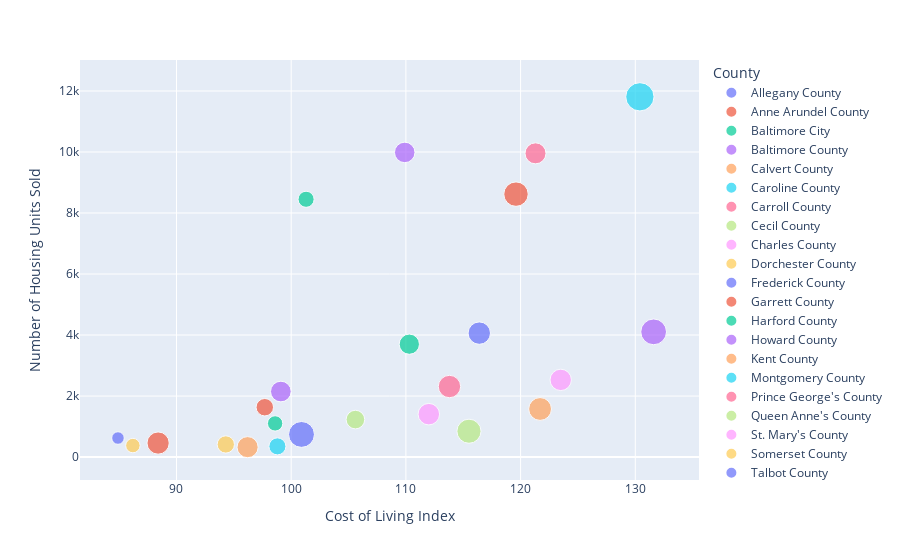

Notebook cell for this chart:
### Code cell
# Create scatter plot comparing number of housing units sold with cost of living index
px.scatter(
    md_housing_sales,
    x="Cost of Living Index",
    y="Number of Housing Units Sold",
    size="Average Sale Price",
    color="County",
)

### Figure 1 — Plotly figure (JSON) as saved in the notebook; plotly's stock layout.template omitted (floating-point values rounded to 4 significant figures)
{"data": [{"hovertemplate": "County=Allegany County<br>Cost of Living Index=%{x}<br>Number of Housing Units Sold=%{y}<br>Average Sale Price=%{marker.size}<extra></extra>", "legendgroup": "Allegany County", "marker": {"color": "#636efa", "size": [105707], "sizemode": "area", "sizeref": 1340.0, "symbol": "circle"}, "mode": "markers", "name": "Allegany County", "orientation": "v", "showlegend": true, "type": "scatter", "x": [84.9], "xaxis": "x", "y": [624], "yaxis": "y"}, {"hovertemplate": "County=Anne Arundel County<br>Cost of Living Index=%{x}<br>Number of Housing Units Sold=%{y}<br>Average Sale Price=%{marker.size}<extra></extra>", "legendgroup": "Anne Arundel County", "marker": {"color": "#EF553B", "size": [400107], "sizemode": "area", "sizeref": 1340.0, "symbol": "circle"}, "mode": "markers", "name": "Anne Arundel County", "orientation": "v", "showlegend": true, "type": "scatter", "x": [119.6], "xaxis": "x", "y": [8619], "yaxis": "y"}, {"hovertemplate": "County=Baltimore City<br>Cost of Living Index=%{x}<br>Number of Housing Units Sold=%{y}<br>Average Sale Price=%{marker.size}<extra></extra>", "legendgroup": "Baltimore City", "marker": {"color": "#00cc96", "size": [173413], "sizemode": "area", "sizeref": 1340.0, "symbol": "circle"}, "mode": "markers", "name": "Baltimore City", "orientation": "v", "showlegend": true, "type": "scatter", "x": [101.3], "xaxis": "x", "y": [8450], "yaxis": "y"}, {"hovertemplate": "County=Baltimore County<br>Cost of Living Index=%{x}<br>Number of Housing Units Sold=%{y}<br>Average Sale Price=%{marker.size}<extra></extra>", "legendgroup": "Baltimore County", "marker": {"color": "#ab63fa", "size": [281797], "sizemode": "area", "sizeref": 1340.0, "symbol": "circle"}, "mode": "markers", "name": "Baltimore County", "orientation": "v", "showlegend": true, "type": "scatter", "x": [109.9], "xaxis": "x", "y": [9986], "yaxis": "y"}, {"hovertemplate": "County=Calvert County<br>Cost of Living Index=%{x}<br>Number of Housing Units Sold=%{y}<br>Average Sale Price=%{marker.size}<extra></extra>", "legendgroup": "Calvert County", "marker": {"color": "#FFA15A", "size": [348891], "sizemode": "area", "sizeref": 1340.0, "symbol": "circle"}, "mode": "markers", "name": "Calvert County", "orientation": "v", "showlegend": true, "type": "scatter", "x": [121.7], "xaxis": "x", "y": [1576], "yaxis": "y"}, {"hovertemplate": "County=Caroline County<br>Cost of Living Index=%{x}<br>Number of Housing Units Sold=%{y}<br>Average Sale Price=%{marker.size}<extra></extra>", "legendgroup": "Caroline County", "marker": {"color": "#19d3f3", "size": [194819], "sizemode": "area", "sizeref": 1340.0, "symbol": "circle"}, "mode": "markers", "name": "Caroline County", "orientation": "v", "showlegend": true, "type": "scatter", "x": [98.8], "xaxis": "x", "y": [351], "yaxis": "y"}, {"hovertemplate": "County=Carroll County<br>Cost of Living Index=%{x}<br>Number of Housing Units Sold=%{y}<br>Average Sale Price=%{marker.size}<extra></extra>", "legendgroup": "Carroll County", "marker": {"color": "#FF6692", "size": [335577], "sizemode": "area", "sizeref": 1340.0, "symbol": "circle"}, "mode": "markers", "name": "Carroll County", "orientation": "v", "showlegend": true, "type": "scatter", "x": [113.8], "xaxis": "x", "y": [2312], "yaxis": "y"}, {"hovertemplate": "County=Cecil County<br>Cost of Living Index=%{x}<br>Number of Housing Units Sold=%{y}<br>Average Sale Price=%{marker.size}<extra></extra>", "legendgroup": "Cecil County", "marker": {"color": "#B6E880", "size": [232193], "sizemode": "area", "sizeref": 1340.0, "symbol": "circle"}, "mode": "markers", "name": "Cecil County", "orientation": "v", "showlegend": true, "type": "scatter", "x": [105.6], "xaxis": "x", "y": [1229], "yaxis": "y"}, {"hovertemplate": "County=Charles County<br>Cost of Living Index=%{x}<br>Number of Housing Units Sold=%{y}<br>Average Sale Price=%{marker.size}<extra></extra>", "legendgroup": "Charles County", "marker": {"color": "#FF97FF", "size": [306088], "sizemode": "area", "sizeref": 1340.0, "symbol": "circle"}, "mode": "markers", "name": "Charles County", "orientation": "v", "showlegend": true, "type": "scatter", "x": [123.5], "xaxis": "x", "y": [2530], "yaxis": "y"}, {"hovertemplate": "County=Dorchester County<br>Cost of Living Index=%{x}<br>Number of Housing Units Sold=%{y}<br>Average Sale Price=%{marker.size}<extra></extra>", "legendgroup": "Dorchester County", "marker": {"color": "#FECB52", "size": [200535], "sizemode": "area", "sizeref": 1340.0, "symbol": "circle"}, "mode": "markers", "name": "Dorchester County", "orientation": "v", "showlegend": true, "type": "scatter", "x": [94.3], "xaxis": "x", "y": [413], "yaxis": "y"}, {"hovertemplate": "County=Frederick County<br>Cost of Living Index=%{x}<br>Number of Housing Units Sold=%{y}<br>Average Sale Price=%{marker.size}<extra></extra>", "legendgroup": "Frederick County", "marker": {"color": "#636efa", "size": [335852], "sizemode": "area", "sizeref": 1340.0, "symbol": "circle"}, "mode": "markers", "name": "Frederick County", "orientation": "v", "showlegend": true, "type": "scatter", "x": [116.4], "xaxis": "x", "y": [4063], "yaxis": "y"}, {"hovertemplate": "County=Garrett County<br>Cost of Living Index=%{x}<br>Number of Housing Units Sold=%{y}<br>Average Sale Price=%{marker.size}<extra></extra>", "legendgroup": "Garrett County", "marker": {"color": "#EF553B", "size": [330468], "sizemode": "area", "sizeref": 1340.0, "symbol": "circle"}, "mode": "markers", "name": "Garrett County", "orientation": "v", "showlegend": true, "type": "scatter", "x": [88.4], "xaxis": "x", "y": [459], "yaxis": "y"}, {"hovertemplate": "County=Harford County<br>Cost of Living Index=%{x}<br>Number of Housing Units Sold=%{y}<br>Average Sale Price=%{marker.size}<extra></extra>", "legendgroup": "Harford County", "marker": {"color": "#00cc96", "size": [275186], "sizemode": "area", "sizeref": 1340.0, "symbol": "circle"}, "mode": "markers", "name": "Harford County", "orientation": "v", "showlegend": true, "type": "scatter", "x": [110.3], "xaxis": "x", "y": [3700], "yaxis": "y"}, {"hovertemplate": "County=Howard County<br>Cost of Living Index=%{x}<br>Number of Housing Units Sold=%{y}<br>Average Sale Price=%{marker.size}<extra></extra>", "legendgroup": "Howard County", "marker": {"color": "#ab63fa", "size": [444776], "sizemode": "area", "sizeref": 1340.0, "symbol": "circle"}, "mode": "markers", "name": "Howard County", "orientation": "v", "showlegend": true, "type": "scatter", "x": [131.6], "xaxis": "x", "y": [4104], "yaxis": "y"}, {"hovertemplate": "County=Kent County<br>Cost of Living Index=%{x}<br>Number of Housing Units Sold=%{y}<br>Average Sale Price=%{marker.size}<extra></extra>", "legendgroup": "Kent County", "marker": {"color": "#FFA15A", "size": [299504], "sizemode": "area", "sizeref": 1340.0, "symbol": "circle"}, "mode": "markers", "name": "Kent County", "orientation": "v", "showlegend": true, "type": "scatter", "x": [96.2], "xaxis": "x", "y": [324], "yaxis": "y"}, {"hovertemplate": "County=Montgomery County<br>Cost of Living Index=%{x}<br>Number of Housing Units Sold=%{y}<br>Average Sale Price=%{marker.size}<extra></extra>", "legendgroup": "Montgomery County", "marker": {"color": "#19d3f3", "size": [535846], "sizemode": "area", "sizeref": 1340.0, "symbol": "circle"}, "mode": "markers", "name": "Montgomery County", "orientation": "v", "showlegend": true, "type": "scatter", "x": [130.4], "xaxis": "x", "y": [11809], "yaxis": "y"}, {"hovertemplate": "County=Prince George's County<br>Cost of Living Index=%{x}<br>Number of Housing Units Sold=%{y}<br>Average Sale Price=%{marker.size}<extra></extra>", "legendgroup": "Prince George's County", "marker": {"color": "#FF6692", "size": [295642], "sizemode": "area", "sizeref": 1340.0, "symbol": "circle"}, "mode": "markers", "name": "Prince George's County", "orientation": "v", "showlegend": true, "type": "scatter", "x": [121.3], "xaxis": "x", "y": [9956], "yaxis": "y"}, {"hovertemplate": "County=Queen Anne's County<br>Cost of Living Index=%{x}<br>Number of Housing Units Sold=%{y}<br>Average Sale Price=%{marker.size}<extra></extra>", "legendgroup": "Queen Anne's County", "marker": {"color": "#B6E880", "size": [389875], "sizemode": "area", "sizeref": 1340.0, "symbol": "circle"}, "mode": "markers", "name": "Queen Anne's County", "orientation": "v", "showlegend": true, "type": "scatter", "x": [115.5], "xaxis": "x", "y": [847], "yaxis": "y"}, {"hovertemplate": "County=St. Mary's County<br>Cost of Living Index=%{x}<br>Number of Housing Units Sold=%{y}<br>Average Sale Price=%{marker.size}<extra></extra>", "legendgroup": "St. Mary's County", "marker": {"color": "#FF97FF", "size": [309528], "sizemode": "area", "sizeref": 1340.0, "symbol": "circle"}, "mode": "markers", "name": "St. Mary's County", "orientation": "v", "showlegend": true, "type": "scatter", "x": [112], "xaxis": "x", "y": [1406], "yaxis": "y"}, {"hovertemplate": "County=Somerset County<br>Cost of Living Index=%{x}<br>Number of Housing Units Sold=%{y}<br>Average Sale Price=%{marker.size}<extra></extra>", "legendgroup": "Somerset County", "marker": {"color": "#FECB52", "size": [139983], "sizemode": "area", "sizeref": 1340.0, "symbol": "circle"}, "mode": "markers", "name": "Somerset County", "orientation": "v", "showlegend": true, "type": "scatter", "x": [86.2], "xaxis": "x", "y": [377], "yaxis": "y"}, {"hovertemplate": "County=Talbot County<br>Cost of Living Index=%{x}<br>Number of Housing Units Sold=%{y}<br>Average Sale Price=%{marker.size}<extra></extra>", "legendgroup": "Talbot County", "marker": {"color": "#636efa", "size": [448593], "sizemode": "area", "sizeref": 1340.0, "symbol": "circle"}, "mode": "markers", "name": "Talbot County", "orientation": "v", "showlegend": true, "type": "scatter", "x": [100.9], "xaxis": "x", "y": [742], "yaxis": "y"}, {"hovertemplate": "County=Washington County<br>Cost of Living Index=%{x}<br>Number of Housing Units Sold=%{y}<br>Average Sale Price=%{marker.size}<extra></extra>", "legendgroup": "Washington County", "marker": {"color": "#EF553B", "size": [204066], "sizemode": "area", "sizeref": 1340.0, "symbol": "circle"}, "mode": "markers", "name": "Washington County", "orientation": "v", "showlegend": true, "type": "scatter", "x": [97.7], "xaxis": "x", "y": [1634], "yaxis": "y"}, {"hovertemplate": "County=Wicomico County<br>Cost of Living Index=%{x}<br>Number of Housing Units Sold=%{y}<br>Average Sale Price=%{marker.size}<extra></extra>", "legendgroup": "Wicomico County", "marker": {"color": "#00cc96", "size": [157531], "sizemode": "area", "sizeref": 1340.0, "symbol": "circle"}, "mode": "markers", "name": "Wicomico County", "orientation": "v", "showlegend": true, "type": "scatter", "x": [98.6], "xaxis": "x", "y": [1103], "yaxis": "y"}, {"hovertemplate": "County=Worcester County<br>Cost of Living Index=%{x}<br>Number of Housing Units Sold=%{y}<br>Average Sale Price=%{marker.size}<extra></extra>", "legendgroup": "Worcester County", "marker": {"color": "#ab63fa", "size": [285980], "sizemode": "area", "sizeref": 1340.0, "symbol": "circle"}, "mode": "markers", "name": "Worcester County", "orientation": "v", "showlegend": true, "type": "scatter", "x": [99.1], "xaxis": "x", "y": [2148], "yaxis": "y"}], "layout": {"legend": {"itemsizing": "constant", "title": {"text": "County"}, "tracegroupgap": 0}, "margin": {"t": 60}, "xaxis": {"anchor": "y", "domain": [0, 1], "title": {"text": "Cost of Living Index"}}, "yaxis": {"anchor": "x", "domain": [0, 1], "title": {"text": "Number of Housing Units Sold"}}}}
